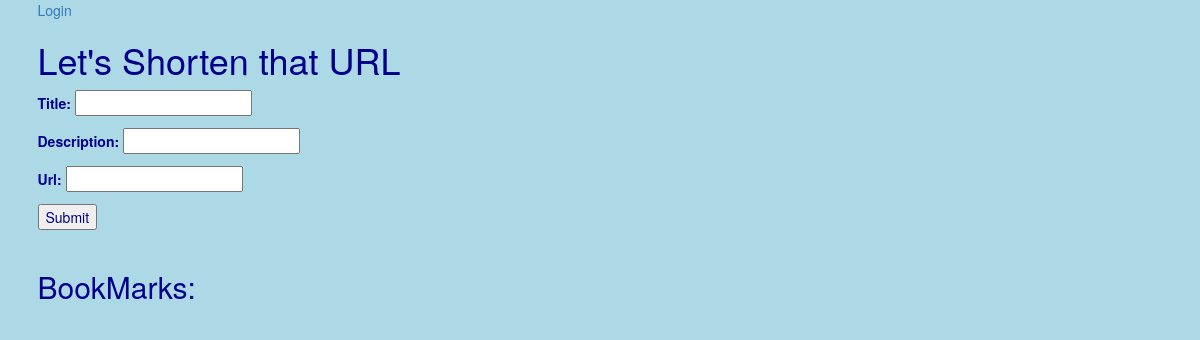
/, run on an earlier commit of the app's database.
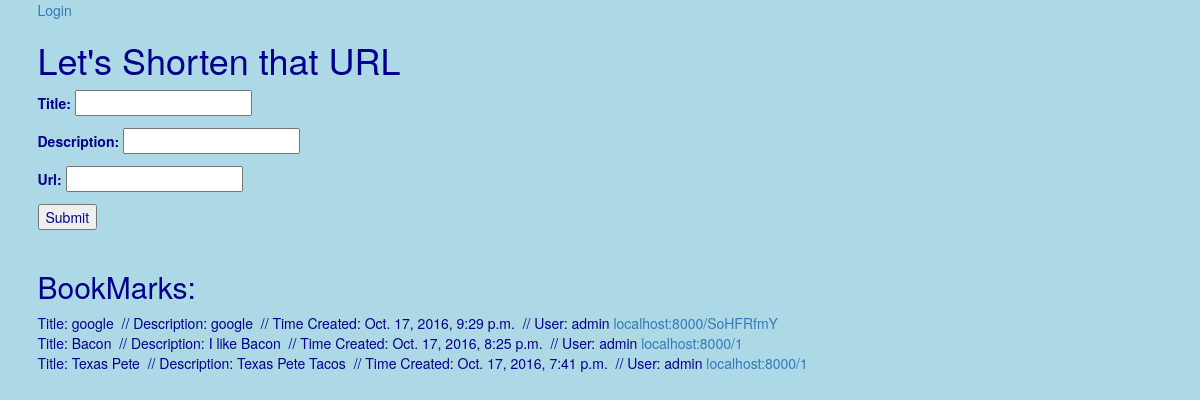
And on a later commit of the database.
### app/models.py (models this page shows)
class Bookmark(models.Model):
    user = models.ForeignKey('auth.User')
    title = models.CharField(max_length=150, null=True, blank=True)
    description = models.CharField(max_length=150, null=True, blank=True)
    url = models.URLField(null=True, blank=True)
    created = models.DateTimeField(auto_now_add=True)
    new_url = models.CharField(max_length=8)
    def __str__(self):
        return self.title
    class Meta:
        ordering = ("-created",)

### app/views.py (the view, shortened to what this page needs)
# urls.py: url(r'^$', CreateView.as_view(), name="create_view"),
class CreateView(CreateView):
    model = Bookmark
    success_url = "/"
    fields = ('title', 'description', 'url')
    def get_context_data(self, **kwargs):
            context = super().get_context_data(**kwargs)
            context["bookmark_list"] = Bookmark.objects.all()
            return context

### templates/app/bookmark_form.html (shortened to what this page needs)
{% extends 'base.html' %}
{% block content %}
  <form class="" action="" method="post">
    <span>
      {{form.as_p}}
    </span>
    <input type="submit" name="" value="Submit">
    </form>
    <br>
    <div class="">
      <h2>BookMarks:</h2>
      {% for title in bookmark_list %}
      Title: {{ title }} &nbsp;// Description: {{ title.description }} &nbsp;// Time Created: {{ title.created }} &nbsp;// User: {{ title.user }}
       <a href="{% url 'short_view' title.new_url %}">localhost:8000/{{ title.new_url }}</a> <br>
      {% endfor %}
    </div>
{% endblock %}

What changed in the data, as far as the page shows it:
added Bookmark: title "google", description "google", created "Oct. 17, 2016, 9:29 p.m.", user "admin", new_url "SoHFRfmY"
added Bookmark: title "Bacon", description "I like Bacon", created "Oct. 17, 2016, 8:25 p.m.", user "admin", new_url "1"
added Bookmark: title "Texas Pete", description "Texas Pete Tacos", created "Oct. 17, 2016, 7:41 p.m.", user "admin", new_url "1"
